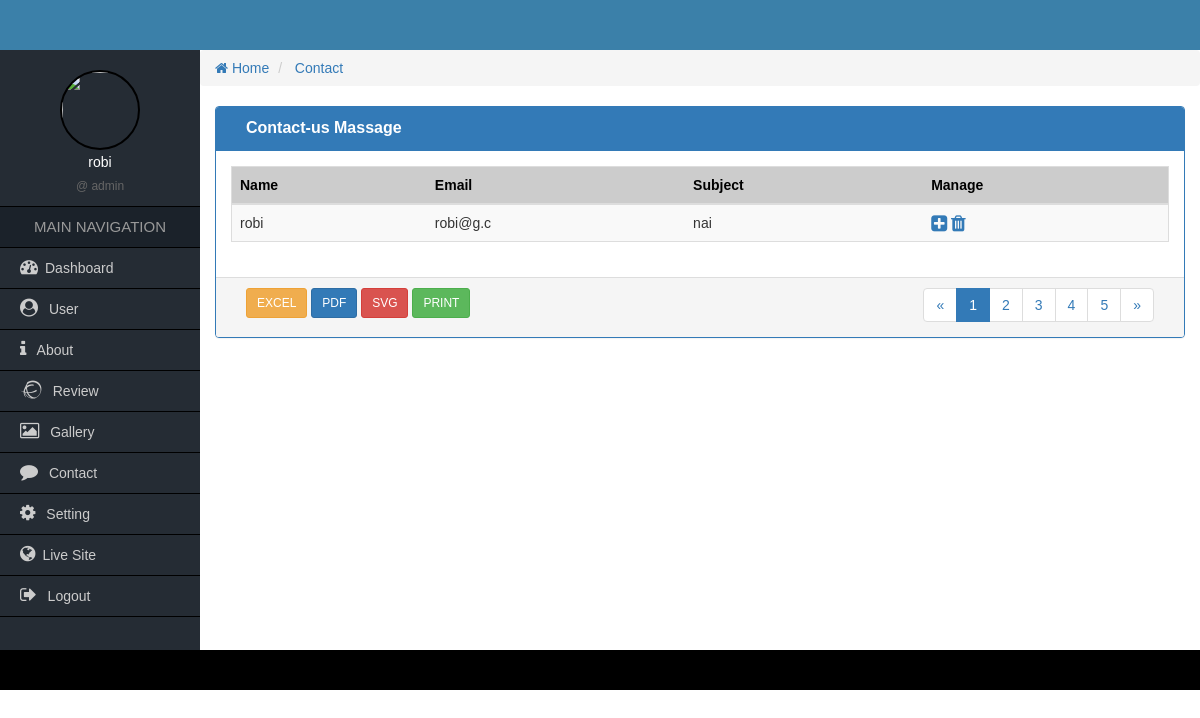
The app's page /admin/contact.php (signed in) with its own data.
### tables this page shows
CREATE TABLE `users` (
  `id` int(11) NOT NULL,
  `name` varchar(20) NOT NULL,
  `username` varchar(20) NOT NULL,
  `email` varchar(50) NOT NULL,
  `password` varchar(80) NOT NULL,
  `user_photo` varchar(50) NOT NULL,
  `status` tinyint(4) NOT NULL,
  `role` varchar(20) NOT NULL,
  `created_at` datetime NOT NULL
);

CREATE TABLE `contact` (
  `id` int(11) NOT NULL,
  `name` varchar(50) NOT NULL,
  `email` varchar(50) NOT NULL,
  `subject` varchar(100) NOT NULL,
  `msg` text NOT NULL
);

### admin/functions/function.php (called while the page is built, shortened)
<?php session_start();
function get_header(){
   require_once 'includes/header.php';
}
function get_sidebar(){
   require_once 'includes/sidebar.php';
}
function get_bread(){
   require_once 'includes/bread.php';
}
function get_footer(){
   require_once 'includes/footer.php';
}
function get_data($table='', $key='',$val='',$col='')
{
  global $con;
  $sql = "SELECT * FROM $table WHERE $key = '$val'";
  $res = mysqli_query($con, $sql);
  $data = mysqli_fetch_assoc($res);
  return $data[$col];
}

### admin/contact.php (the view, shortened to what this page needs)
<?php
    require_once ('functions/function.php');
   get_sidebar ();
?>
<div class="col-md-12">
	<div class="panel panel-primary">
        <div class="panel-heading">
            <div class="col-md-9 heading_title">
               Contact-us Massage
             </div>
            <div class="clearfix"></div>
        </div>
      <div class="panel-body">
          <table class="table table-responsive table-striped table-hover table_cus">
          		<thead class="table_head">
            		<tr>
                    	<th>Name</th>
                        <th>Email</th>
                        <th>Subject</th>
                        <th>Manage</th>
                    </tr>
            	</thead>
                <tbody>
                  <?php
                  $sel="SELECT * FROM contact";
                  $qry=mysqli_query($con,$sel);
                  while($data=mysqli_fetch_assoc($qry)){
                  ?>
                <tr>
                	<td><?= $data['name'];?></td>
                    <td><?= $data['email'];?></td>
                    <td><?= $data['subject'];?></td>
                    <td>
                    	<a href="view-contact.php?v=<?= $data['id'];?>"><i class="fa fa-plus-square fa-lg"></i></a>
                      <?php if ($_SESSION['user_role']=='admin' || $_SESSION['contact_id']==$data['id']): ?>
                          <?php if($_SESSION['user_role']=='admin'): ?>
                          <a href="javascript: delete_confirm(<?= $data['id'];?>)"><i class="fa fa-trash fa-lg"></i></a>
                          <?php endif; ?>
                      <?php endif; ?>
                    </td>
                </tr>
                    <?php } ?>
                </tbody>
          </table>
      </div>
      <div class="panel-footer">
        <div class="col-md-4">
        	<a href="#" class="btn btn-sm btn-warning">EXCEL</a>
            <a href="#" class="btn btn-sm btn-primary">PDF</a>
            <a href="#" class="btn btn-sm btn-danger">SVG</a>
            <a href="#" class="btn btn-sm btn-success">PRINT</a>
        </div>
        <div class="col-md-4">
        </div>
        <div class="col-md-4 text-right">
        	<nav aria-label="Page navigation">
              <ul class="pagination pagina_cus">
                <li>
                  <a href="#" aria-label="Previous">
                    <span aria-hidden="true">&laquo;</span>
                  </a>
                </li>
                <li class="active"><a href="#">1</a></li>
                <li><a href="#">2</a></li>
                <li><a href="#">3</a></li>
                <li><a href="#">4</a></li>
                <li><a href="#">5</a></li>
                <li>
                  <a href="#" aria-label="Next">
                    <span aria-hidden="true">&raquo;</span>
                  </a>
                </li>
              </ul>
            </nav>
        </div>
        <div class="clearfix"></div>
      </div>
    </div>
</div>

### admin/includes/sidebar.php
<?php
$id = $_SESSION['user_id'];
 ?>
<div class="container-fluid content_full">
        <div class="row">
            <div class="col-md-2 sidebar pd0">
            	<div class="side_user">
                	<img class="img-responsive" src="uploads/<?php
                  $img = get_data('users','id',$id,'user_photo');
                  if(file_exists('uploads/'.$img) && $img!=null){
                    echo $img;
                  }else{
                    echo 'new.jpg';
                  }
                   ?>"/>
                    <h4><?php
                    echo get_data('users','id',$id,'name') ?></h4>
                    <span>@ <?= get_data('users','id',$id,'role')?></span>
                </div>
                <h2>MAIN NAVIGATION</h2>
                <ul>
                	<li><a href="index.php"><i class="fa fa-dashboard"></i>Dashboard</a></li>
                    <li><a href="all-user.php"><i class="fa fa-user-circle"></i> User</a></li>
                    <li><a href="about.php"><i class="fa fa-info"></i> About</a></li>
                    <li><a href="review.php"><i class="fa fa-ravelry"></i> Review</a></li>
                    <li><a href="gallery.php"><i class="fa fa-image"></i> Gallery</a></li>
                    <li><a href="contact.php"><i class="fa fa-comment"></i> Contact</a></li>
                    <li><a href="setting.php"><i class="fa fa-cog"></i> Setting</a></li>
                    <li><a href="../index.php" target='_blank'><i class="fa fa-globe"></i>Live Site</a></li>
                    <li><a href="?action=logout"><i class="fa fa-sign-out"></i> Logout</a></li>
                </ul>
            </div>

### admin/assets/css/style.css (style rules this page uses)
* { margin:0px; padding:0px; outline:0px; }
img { border:0px; }
ul, ol { list-style-type:none; }
a { text-decoration:none; }
.pd0 { padding-left:0px; padding-right:0px; padding-top:0px; padding-bottom:0px; }
body { font-family:Verdana, Geneva, sans-serif; }
.sidebar { background-color:#252c34; min-height:600px; }
.side_user { text-align:center; color:#fff; padding:20px 0px 10px; border-bottom:1px solid #000; }
.side_user img { width:80px; height:80px; border:2px solid #000; border-radius:50%; display:inline-block; }
.side_user h4 { font-size:14px; margin:5px 0px; }
.side_user span { color:#666; font-size:12px; }
.sidebar h2 { font-size:15px; text-align:center; margin:0px; line-height:40px; background-color:#1b222a; color:#999; border-bottom:1px solid #000; }
.sidebar ul li a { font-size:14px; color:#CCC; line-height:40px; padding-left:20px; display:block; border-bottom:1px solid #000; }
.sidebar ul li a i { font-size:18px; padding-right:7px; }
.heading_title { font-size:16px; font-weight:bold; }
.table_cus { border:1px solid #ddd; }
.table_head { background-color:#ccc; color:#000; }
.pagina_cus { padding:0px; margin:0px; }

### records on screen
users: name "robi", role "admin"
contact: name "robi", email "robi@g.c", subject "nai"

### other values on screen
$b[0] "Contact"
